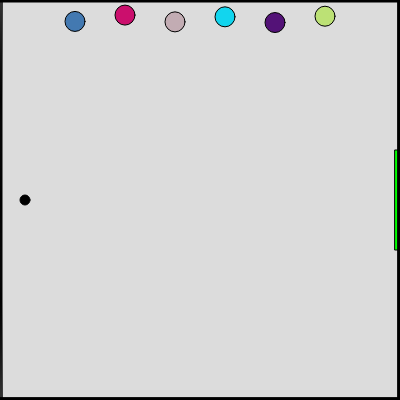
Frame 1 (no input)
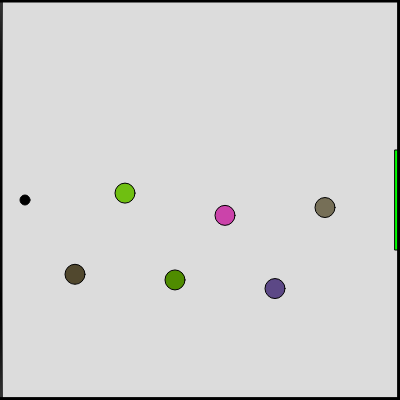
Frame 60 (no input)
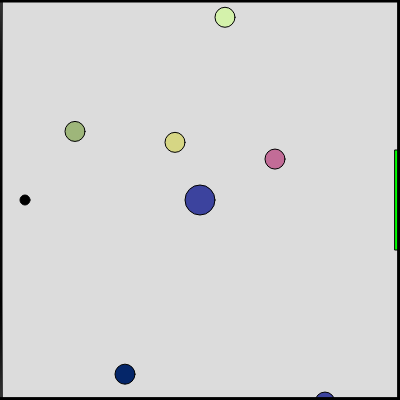
Frame 120 (the mouse pressed at the canvas centre since frame 60)

The p5.js sketch that drew these frames (run headless with seeded random() and noise() and a simulated clock; from frame 60 on, the mouse is pressed at the canvas centre):

// p5.js sketch
// ── sketch.js
let x = 25;
let y = 200;
let xr = 100
let yr = 100
let b = 0 // the modifier
let c = 0 // to check whether we're ascending or descending
let mult = 2.5
let MOUSEPRESS = 0
let WIN = 0
let WON = 0
function setup() {
  createCanvas(400, 400);
  Ra = random(1,2)
  Rb = random(1,2)
  Rc = random(1,2)
  Rd = random(1,2)
  Re = random(1,2)
  Rf = random(1,2)
  RCr = 
  RCb = random(255)
  RCg = random(255)
}

  function mousePressed() {
  MOUSEPRESS = 1
}
  function mouseReleased() {
    MOUSEPRESS = 0
}

function playerdraw(
  posx,
  posy
) {
    fill(0)
  ellipse(posx,posy,10,10)
}

function exitdraw() {
  fill(0,255,0)
  quad(395,150,400,150,400,250,395,250)
}

function borderdraw() {
  fill(0)
  quad(0,398,0,400,400,400,400,398)
  quad(398,0,400,0,400,400,398,400)
  quad(2,0,0,400,0,0,2,400)
  quad(0,0,400,0,400,2,0,2)
}

function obstacledraw(
  x,
  randomOffset,
  randomMult
) {
    fill(random(255), random(255), random(255));
    ellipse(x, randomOffset+(randomMult*10), 20, 20); 
}

function wintext() {
    fill(0,255,0)
  text('yAAAAAAAAYY you win!!',200,200)
}

function idiottext() {
  text('why did you do that. you unwon. you`re STUPID.',100,200)
}

function draw() {
  if(WIN != 1)
  {
  background(220);
  
  ar = (Ra*mult*frameCount) % height
  br = (Rb*mult*frameCount) % height
  cr = (Rc*mult*frameCount) % height
  dr = (Rd*mult*frameCount) % height
  er = (Re*mult*frameCount) % height
  fr = (Rf*mult*frameCount) % height
  
  obstacledraw(75,ar,Ra)
  obstacledraw(125,br,Rb)
  obstacledraw(175,cr,Rc)
  obstacledraw(225,dr,Rd)
  obstacledraw(275,er,Re)
  obstacledraw(325,fr,Rf)
  
  if(MOUSEPRESS == 1){
  ellipse(mouseX,mouseY,30,30)
  }
  
  playerdraw(x,y)
  exitdraw()
  borderdraw()
    
  if(WON==1){
    fill(255,0,0)
    idiottext()
  }
    
  }
  else
    if(WIN==1){
  background(0,137,0)
  wintext()
  WON=1
    }
  }


function keyPressed() {
if (key === 'w') {
    y = y-10
  print(y)
}
if (key === 's') {
    y = y+10
  print(y)
}
if (key === 'a') {
    x = x-10
  print(x)
}
if (key === 'd') {
    x = x+10
  print(x)
  print(WIN)
}
if(x == 395 ){
 WIN=1 
}
  else
    {
      WIN=0
    }

}
